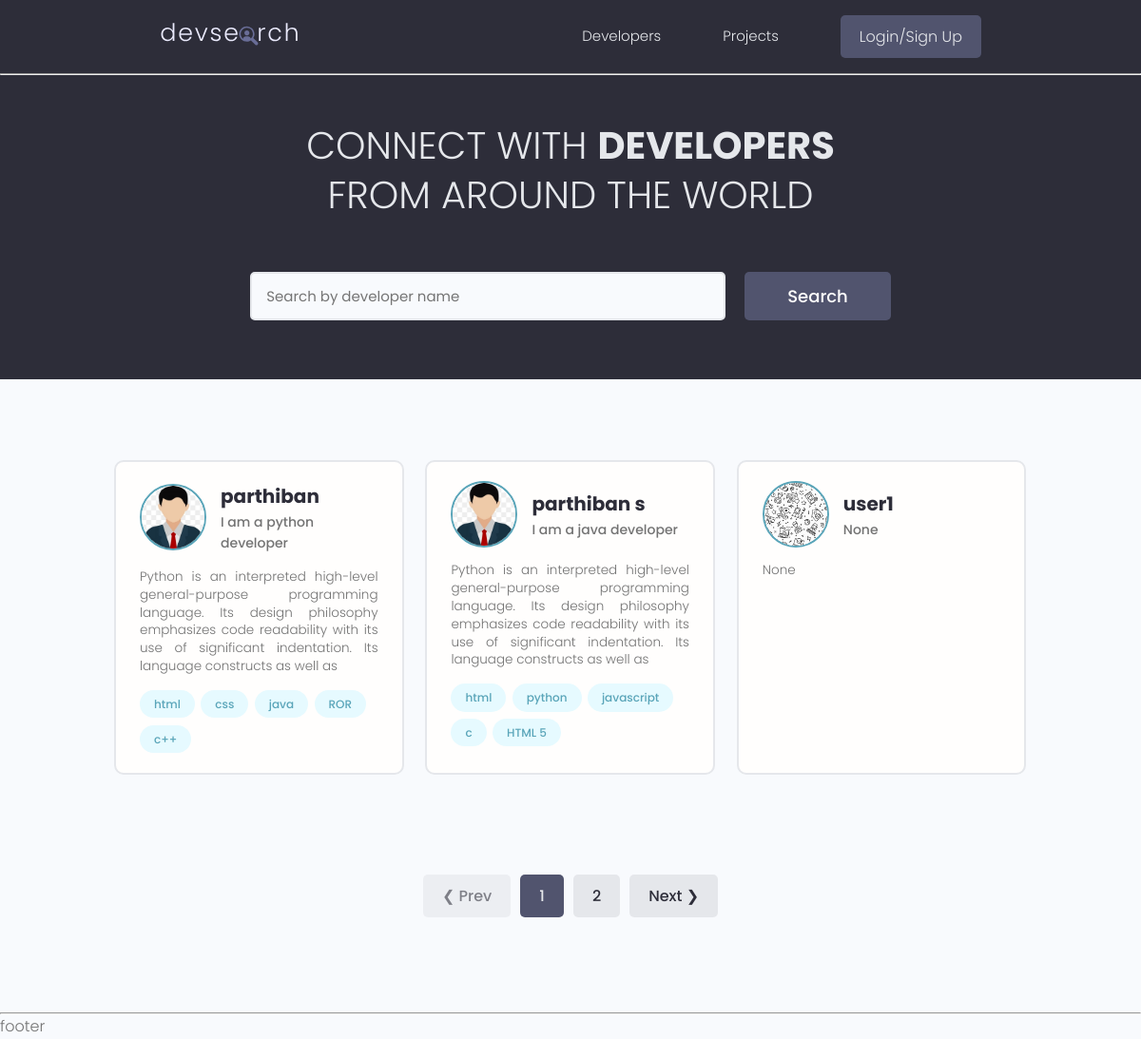
The page / on the database its author committed.
### users/models.py (models this page shows, shortened)
class Profile(models.Model):
    user = models.OneToOneField(User,on_delete=models.CASCADE,null=True,blank=True)
    name = models.CharField(max_length=200)
    username = models.CharField(max_length=200,null=True,blank=True)
    email = models.EmailField(null=True,blank=True)
    description = models.TextField(null=True,blank=True)
    profile_image = models.ImageField(upload_to='profiles/',default='profiles/pattern.jpg',null=True,blank=True)
    short_intro = models.CharField(max_length=1000,null=True,blank=True)
    bio = models.TextField(null=True,blank=True)
    location = models.CharField(max_length=200,null=True,blank=True)
    social_github = models.CharField(max_length=2000,null=True,blank=True)
    social_twitter = models.CharField(max_length=2000,null=True,blank=True)
    social_youtube = models.CharField(max_length=2000,null=True,blank=True)
    social_linkedin = models.CharField(max_length=2000,null=True,blank=True)
    social_website = models.CharField(max_length=2000,null=True,blank=True)
    created=models.DateTimeField(auto_now_add=True)

class Skill(models.Model):
    owner = models.ForeignKey(Profile,on_delete=models.CASCADE,null=True,blank=True)
    name = models.CharField(max_length=300)
    description = models.TextField(null=True,blank=True)
    def __str__(self):
        return str(self.name)

### users/views.py (the view)
# urls.py: path('',views.profiles,name='all-profile'),
def profiles(request):
    profiles = searchprofiles(request)
    page_profiles,custom_range = paginateprofiles(request,profiles,3)
    context = {
        'profiles':page_profiles,
        'custom_range':custom_range,
    }
    return render(request,'users/all-profiles.html',context)

### users/utils.py (called while the page is built)
def searchprofiles(request):
    search_query = ''
    if request.GET.get('search_query'):
        search_query = request.GET.get('search_query')
    skills = Skill.objects.filter(name__icontains=search_query)
    profiles = Profile.objects.filter(Q(name__icontains=search_query)|Q(short_intro__icontains=search_query)|Q(skill__in=skills)).distinct()
    return profiles

def paginateprofiles(request,profiles,num):
    paginator = Paginator(profiles,num)
    page = request.GET.get('page')
    try:
        page_profiles = paginator.page(page)
    except PageNotAnInteger:
        page = 1
        page_profiles = paginator.page(page)
    except EmptyPage:
        page = paginator.num_pages
        page_profiles = paginator.page(page)
    leftindex = int(page)-2
    if leftindex <1:
        leftindex = 1
    rightindex = int(page)+2
    if rightindex >paginator.num_pages:
        rightindex = paginator.num_pages+1
    custom_range = range(leftindex,rightindex)
    return page_profiles,custom_range

### users/templates/users/all-profiles.html (shortened to what this page needs)
{% extends 'main.html'%}
{% block content%}
<main class="home">
    <section class="hero-section text-center">
      <div class="container container--narrow">
        <div class="hero-section__box">
          <h2>CONNECT WITH <span>DEVELOPERS</span></h2>
          <h2>FROM AROUND THE WORLD</h2>
        </div>
        <div class="hero-section__search">
          <form class="form" action="#" method="get">
            <div class="form__field">
              <input class="input input--text" id="formInput#search" type="text" name="search_query"
                placeholder="Search by developer name" value="{{request.GET.search_query}}" />
            </div>
            <input class="btn btn--sub btn--lg" type="submit" value="Search" />
          </form>
        </div>
      </div>
    </section>
    <section class="devlist">
      <div class="container">
        <div class="grid grid--three">
            {% for profile in profiles %}
          <div class="column card">
            <div class="dev">
              <a href="{% url 'users:single-profile' profile.id %}" class="card__body">
                <div class="dev__profile">
                  <img class="avatar avatar--md" src="{{profile.profile_image.url}}" alt="image" />
                  <div class="dev__meta">
                    <h3>{{profile.name}}</h3>
                    <h5>{{profile.short_intro|slice:"60"}}</h5>
                  </div>
                </div>
                <p class="dev__info">
                  {{profile.bio|slice:"200"}}
                </p>
                <div class="dev__skills">
                 {% for skill in profile.skill_set.all %}
                  <span class="tag tag--pill tag--main">
                    <small>{{skill}}</small>
                  </span>
                  {% endfor %}
                </div>
              </a>
            </div>
          </div>
          {% endfor %}
        </section>
    {% if profiles.has_other_pages %}
    <div class="pagination">
      <ul class="container">
        {% if profiles.has_previous %}
        <li><a href="?page={{profiles.previous_page_number}}&search_query={{request.GET.search_query}}" class="btn">&#10094; Prev</a></li>
        {% else %}
        <li><a href="#" class="btn btn--disabled">&#10094; Prev</a></li>
        {% endif %}
        {% for page in custom_range %}
        {% if page == profiles.number %}
        <li><a href="?page={{page}}&search_query={{request.GET.search_query}}" class="btn btn--sub">{{page}}</a></li>
        {% else %}
        <li><a href="?page={{page}}&search_query={{request.GET.search_query}}" class="btn">{{page}}</a></li>
        {% endif %}
        {% endfor %}
        {% if profiles.has_next %}
        <li><a href="?page={{profiles.next_page_number}}&search_query={{request.GET.search_query}}" class="btn">Next &#10095;</a></li>
        {% else %}
        <li><a href="" class="btn btn--disabled">Next &#10095;</a></li>
        {% endif %}
      </ul>
    </div>
    {% endif %}
  </main>
{% endblock %}

### static/styles/app.css (style rules this page uses)
:root { --color-sub: #2d2d39; }
.btn--sub { background-color: var(--color-sub-light); }
.card { border: 2px solid var(--color-light); }
img { width: 100%; }
.hero-section { height: 40vh; display: flex; align-items: center; background-color: var(--color-sub); }
.hero-section__box { margin-bottom: 4rem; }
.hero-section__box > h2, .hero-section__box > h2 > span { font-size: 4rem; color: var(--color-light); line-height: 1.3; text-transform: uppercase; }
.hero-section__box > h2 { font-weight: 300; }
.hero-section__box > h2 > span { font-weight: 700; }
.hero-section__search > .form { display: flex; align-items: center; justify-content: center; gap: 2rem; }
.hero-section__search > .form input.input--text { width: 50rem; }
.devlist { margin-top: 8rem; }
.devlist .grid { align-items: stretch; }
.devlist .dev .dev__profile { display: flex; align-items: center; gap: 1.5rem; }
.devlist .dev .dev__meta h3 { color: var(--color-sub); font-size: 2rem; font-weight: 700; }
.devlist .dev .dev__meta h5 { color: var(--color-text); font-size: 1.4rem; font-weight: 500; }
.devlist .dev .dev__info { margin: 1.5rem 0; font-size: 1.35rem; line-height: 1.4; text-align: justify; }
.pagination { margin-top: 8rem; margin-bottom: 10rem; }
.pagination > ul { flex-wrap: wrap; list-style: none; display: flex; align-items: center; justify-content: center; gap: 1rem; }
.pagination .btn { color: var(--color-sub); }
.pagination .btn.btn--sub { color: var(--color-light); }

### static/uikit/styles/modules/_variables.css (style rules this page uses)
:root { --color-main: #5aa5b9; --color-main-light: #e6faff; --color-sub: #3f4156; --color-sub-light: #51546e; --color-sub-lighter: #ededfd; --color-text: #737373; --color-gray: #8b8b8b; --color-light: #e5e7eb; --color-light-gray: #767676; --color-bg: #f8fafd; --color-white: #fffefd; --color-white-light: #f3f3f3; --color-success: #359e64; --color-success-bg: #def8e8; --color-error: #fc4b0b; --color-error-bg: #fff2ee; --font-base: 'Poppins', arial, helvetica, 'Segoe UI', roboto, ubuntu, sans-serif; --font-monospace: 'Fira Code', 'Courier New', courier, monospace; --font-regular: 300; --font-medium: 500; --font-bold: 700; --generic-shadow: 1px 1px 5px #00000010; --generic-transition: all 0.3s ease-in-out; }

### static/uikit/styles/modules/_base.css (style rules this page uses)
* { margin: 0; padding: 0; box-sizing: border-box; text-rendering: optimizeLegibility; color: inherit; font-size: inherit; }
html { font-size: 50%; }
@media only screen and (min-width: 480px) { html { font-size: 56.25%; } }
@media only screen and (min-width: 1200px) { html { font-size: 62.5%; } }
body { line-height: 1.6; font-weight: 400; font-size: 1.5rem; color: var(--color-text); background-color: var(--color-bg); min-height: 100vh; }

### static/uikit/styles/modules/_typography.css (style rules this page uses)
* { font-family: var(--font-base); }
h2 { font-size: 3.6rem; font-weight: var(--font-bold); }
h3 { font-size: 3.2rem; font-weight: var(--font-medium); }
h5 { font-size: 2.4rem; font-weight: var(--font-medium); }
h5, h6 { font-weight: var(--font-regular); }
p, span, strong { font-size: 1.6rem; color: var(--color-text); font-weight: var(--font-regular); }
a { padding-bottom: 2px; text-decoration: none; display: inline-block; color: var(--color-main); font-weight: var(--font-medium); }

### static/uikit/styles/modules/_utilities.css (style rules this page uses)
.container { width: 92%; max-width: 165rem; margin: 0 auto; box-sizing: border-box; }
.container--narrow { width: 92%; max-width: 120rem; }
@media screen and (min-width: 1000px) { .container { width: 90%; } }
@media screen and (min-width: 1000px) { .container--narrow { width: 85%; } }
@media screen and (min-width: 1200px) { .container { width: 80%; } }
@media screen and (min-width: 1200px) { .container--narrow { width: 72%; } }
.text-center { text-align: center; }

### static/uikit/styles/modules/_avatar.css (style rules this page uses)
.avatar { border-radius: 50%; border: 2px solid var(--color-main); object-fit: cover; }
.avatar--md { height: 7rem; width: 7rem; }

### static/uikit/styles/modules/_button.css (style rules this page uses)
.btn { display: inline-block; position: relative; cursor: pointer; background-color: var(--color-light); font-weight: var(--font-medium); color: var(--color-sub); text-decoration: none; padding: 1rem 2rem; border-radius: 0.5rem; border: none; width: -webkit-fit-content; width: -moz-fit-content; width: fit-content; height: -webkit-fit-content; height: -moz-fit-content; height: fit-content; font-size: 1.6rem; outline-width: 0; outline-color: transparent; -webkit-backface-visibility: hidden; backface-visibility: hidden; transition: all 0.3s ease-in-out; }
.btn:disabled, .btn--disabled { cursor: not-allowed; opacity: 0.6; }
.btn--sub { background-color: var(--color-sub); color: var(--color-white); }
.btn--lg { font-size: 1.8rem; padding: 1.2rem 4.5rem; }

### rows shown on the page
Profile: profile_image (picture), name "parthiban", short_intro "I am a python developer", bio "Python is an interpreted high-level general-purpose programming language. Its design philosophy emphasizes code readability with its use of significant indentation. Its language constructs as well as"
Skill: name "html"
Skill: name "css"
Skill: name "java"
Skill: name "ROR"
Skill: name "c++"
Profile: profile_image (picture), name "parthiban s", short_intro "I am a java developer", bio "Python is an interpreted high-level general-purpose programming language. Its design philosophy emphasizes code readability with its use of significant indentation. Its language constructs as well as"
Skill: name "html"
Skill: name "python"
Skill: name "javascript"
Skill: name "c"
Skill: name "HTML 5"
Profile: profile_image (picture), name "user1", short_intro "None", bio "None"

### other values the page prints
{{ page }} "1"
{{ page }} "2"
